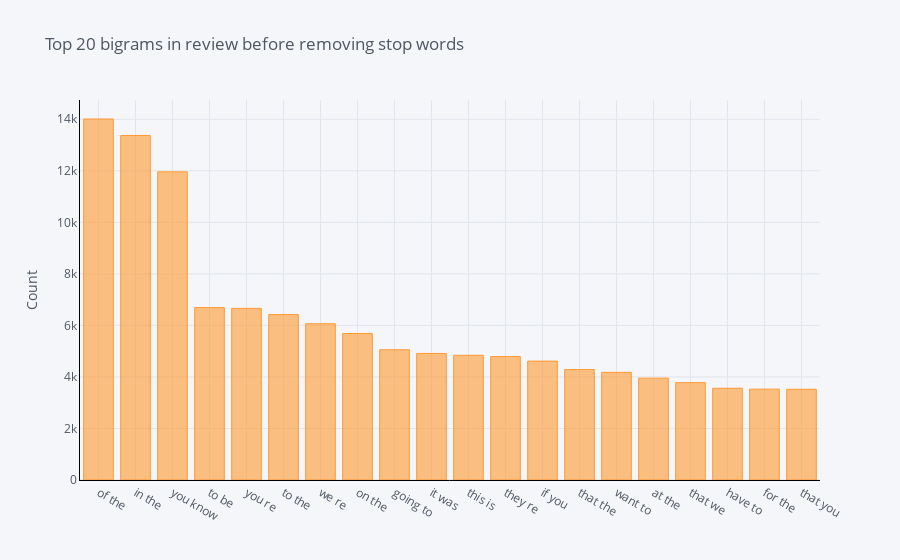

Write notebook code for a chart like this one.
### Markdown cell above
## The distribution of top bigrams before removing stop words

### Code cell
def get_top_n_bigram(corpus, n=None):
    vec = CountVectorizer(ngram_range=(2, 2)).fit(corpus)
    bag_of_words = vec.transform(corpus)
    sum_words = bag_of_words.sum(axis=0) 
    words_freq = [(word, sum_words[0, idx]) for word, idx in vec.vocabulary_.items()]
    words_freq =sorted(words_freq, key = lambda x: x[1], reverse=True)
    return words_freq[:n]
common_words = get_top_n_bigram(df['text'], 20)
df3 = pd.DataFrame(common_words, columns = ['text' , 'count'])
df3
df3.groupby('text').sum()['count'].sort_values(ascending=False).iplot(
    kind='bar', yTitle='Count', linecolor='black', title='Top 20 bigrams in review before removing stop words')

### Figure 1 — Plotly figure (JSON) as saved in the notebook; plotly's stock layout.template omitted (floating-point values rounded to 4 significant figures)
{"data": [{"marker": {"color": "rgba(255, 153, 51, 0.6)", "line": {"color": "rgba(255, 153, 51, 1.0)", "width": 1}}, "name": "count", "orientation": "v", "text": "", "type": "bar", "x": ["of the", "in the", "you know", "to be", "you re", "to the", "we re", "on the", "going to", "it was", "this is", "they re", "if you", "that the", "want to", "at the", "that we", "have to", "for the", "that you"], "y": [14010, 13371, 11959, 6691, 6661, 6420, 6065, 5684, 5055, 4911, 4840, 4791, 4614, 4286, 4177, 3953, 3778, 3560, 3526, 3522]}], "layout": {"legend": {"bgcolor": "#F5F6F9", "font": {"color": "#4D5663"}}, "paper_bgcolor": "#F5F6F9", "plot_bgcolor": "#F5F6F9", "title": {"font": {"color": "#4D5663"}, "text": "Top 20 bigrams in review before removing stop words"}, "xaxis": {"gridcolor": "#E1E5ED", "linecolor": "black", "showgrid": true, "tickfont": {"color": "#4D5663"}, "title": {"font": {"color": "#4D5663"}, "text": ""}, "zerolinecolor": "#E1E5ED"}, "yaxis": {"gridcolor": "#E1E5ED", "linecolor": "black", "showgrid": true, "tickfont": {"color": "#4D5663"}, "title": {"font": {"color": "#4D5663"}, "text": "Count"}, "zerolinecolor": "#E1E5ED"}}}
